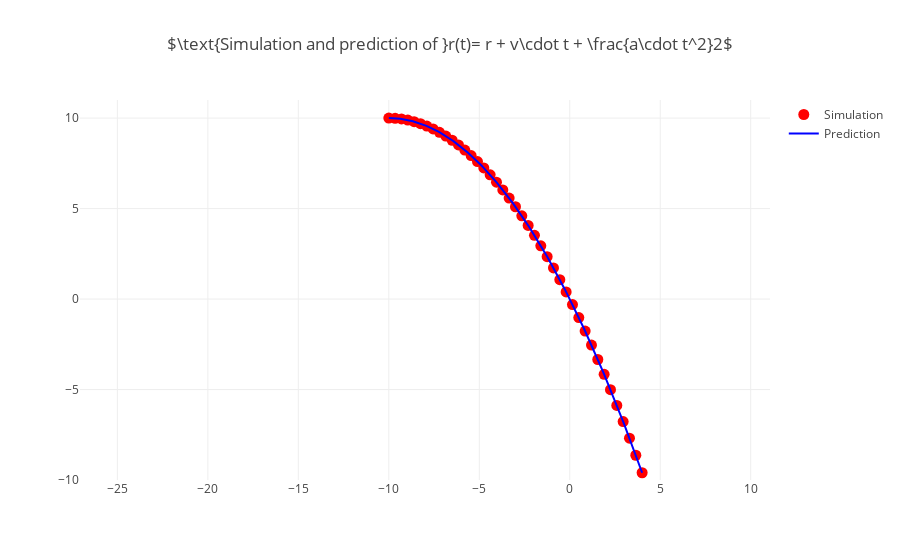
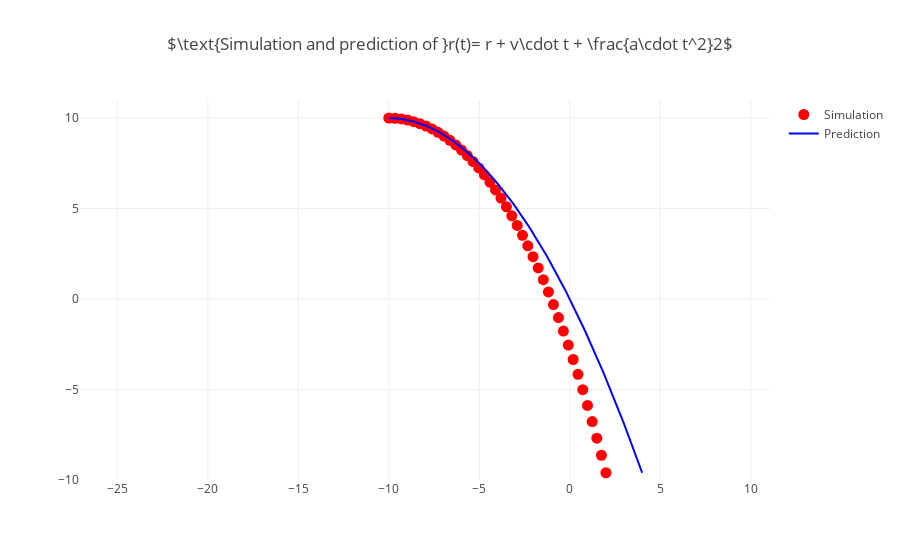

Notebook code cell kept with these figures, in order:
### Code cell
class TestMDDynamics(unittest.TestCase):
    def setUp(self):
        self.env = Environment(11, 11)
        self.r = np.array([-10, 10])
        self.v = np.array([7, 0])
        self.a = np.array([0, 0])
        self.atom = Atom(0.1, self.r, self.v, self.a)
        self.md = MolecularDynamics(env, mode='dynamics+wind+gravity', dt=0.05, mols=[self.atom])
        print(self.md.mode)
    
    def test_leapfrog_with_wind(self):
        # real
        self.r_coords = []
        for i in range(100):
            self.r_coords.append(self.md.mols[0].r)
            self.md.leapfrogs()
        # print(self.r_coords)
        
        r_coords_x = [r.x for r in self.r_coords]
        r_coords_y = [r.y for r in self.r_coords]
        
        trace0 = go.Scatter(
            x=r_coords_x,
            y=r_coords_y,
            mode='markers',
            marker={'color': 'red', 'size': 11},
            name='Simulation',
        )
        
        # prediction
        time = np.linspace(0, 2, 200)

        r_coords = [self.r + t * self.v + np.array([0,-9.8]) * t**2/2 for t in time]

        trace1 = go.Scatter(
            x=[r[0] for r in r_coords],
            y=[r[1] for r in r_coords], 
            marker={'color': 'blue'},
            name='Prediction',
        )
        
        data = [trace0, trace1]
        layout = {
            'xaxis': dict(range=[-11, -5], autorange=False, zeroline=False),
            'yaxis': dict(range=[-10, 11], autorange=False, zeroline=False, scaleanchor="x", scaleratio=1),
            'title': "$\\text{Simulation and prediction of }r(t)= r + v\cdot t + \\frac{a\cdot t^2}2$",
        }
        fig = {
            'data': data,
            'layout': layout,
        }
        
        iplot(fig, filename='falling')
        
        

unittest.main(argv=['first-arg-is-ignored'], exit=False); # don't forget to put it next time

### Figure 1 — Plotly figure (JSON) as saved in the notebook; plotly's stock layout.template omitted (floating-point values rounded to 4 significant figures; data arrays with more than 128 entries replaced by an {"elided": "..."} marker saying what was removed)
{"data": [{"marker": {"color": "red", "size": 11}, "mode": "markers", "name": "Simulation", "type": "scatter", "uid": "03bdc0fe-3b05-4021-abeb-7cc8457b7513", "x": [-10, -9.65, -9.3, -8.95, -8.6, -8.25, -7.9, -7.55, -7.2, -6.85, -6.5, -6.15, -5.8, -5.45, -5.1, -4.75, -4.4, -4.05, -3.7, -3.35, -3.0, -2.65, -2.3, -1.95, -1.6, -1.25, -0.9, -0.55, -0.2, 0.15, 0.5, 0.85, 1.2, 1.55, 1.9, 2.25, 2.6, 2.95, 3.3, 3.65, 4.0, 4.35, 4.7, 5.05, 5.4, 5.75, 6.1, 6.45, 6.8, 7.15, 7.5, 7.85, 8.2, 8.55, 8.9, 9.25, 9.6, 9.95, 10.3, 10.65, 11.0, 11.35, 11.7, 12.05, 12.4, 12.75, 13.1, 13.45, 13.8, 14.15, 14.5, 14.85, 15.2, 15.55, 15.9, 16.25, 16.6, 16.95, 17.3, 17.65, 18.0, 18.35, 18.7, 19.05, 19.4, 19.75, 20.1, 20.45, 20.8, 21.15, 21.5, 21.85, 22.2, 22.55, 22.9, 23.25, 23.6, 23.95, 24.3, 24.65], "y": [10, 9.988, 9.951, 9.89, 9.804, 9.694, 9.559, 9.4, 9.216, 9.008, 8.775, 8.518, 8.236, 7.93, 7.599, 7.244, 6.864, 6.46, 6.031, 5.578, 5.1, 4.598, 4.071, 3.52, 2.944, 2.344, 1.719, 1.07, 0.396, -0.3022, -1.025, -1.772, -2.544, -3.34, -4.161, -5.006, -5.876, -6.77, -7.689, -8.632, -9.6, -10.59, -11.61, -12.65, -13.72, -14.81, -15.92, -17.06, -18.22, -19.41, -20.62, -21.86, -23.12, -24.41, -25.72, -27.06, -28.42, -29.8, -31.21, -32.64, -34.1, -35.58, -37.09, -38.62, -40.18, -41.76, -43.36, -44.99, -46.64, -48.32, -50.03, -51.75, -53.5, -55.28, -57.08, -58.91, -60.76, -62.63, -64.53, -66.45, -68.4, -70.37, -72.37, -74.39, -76.44, -78.51, -80.6, -82.72, -84.86, -87.03, -89.22, -91.44, -93.68, -95.95, -98.24, -100.6, -102.9, -105.3, -107.6, -110.1]}, {"marker": {"color": "blue"}, "name": "Prediction", "type": "scatter", "uid": "19685740-085d-416d-9a7e-611b8d926cce", "x": {"elided": "200 float values"}, "y": {"elided": "200 float values"}}], "layout": {"title": {"text": "$\\text{Simulation and prediction of }r(t)= r + v\\cdot t + \\frac{a\\cdot t^2}2$"}, "xaxis": {"autorange": false, "range": [-11, -5], "zeroline": false}, "yaxis": {"autorange": false, "range": [-10, 11], "scaleanchor": "x", "scaleratio": 1, "zeroline": false}}}

### Figure 2 — Plotly figure (JSON) as saved in the notebook; plotly's stock layout.template omitted (floating-point values rounded to 4 significant figures; data arrays with more than 128 entries replaced by an {"elided": "..."} marker saying what was removed)
{"data": [{"marker": {"color": "red", "size": 11}, "mode": "markers", "name": "Simulation", "type": "scatter", "uid": "aacb5211-1da8-472e-aa5e-ecc1fffc9c2c", "x": [-10, -9.651, -9.305, -8.961, -8.62, -8.281, -7.945, -7.611, -7.28, -6.951, -6.625, -6.301, -5.98, -5.661, -5.345, -5.031, -4.72, -4.411, -4.105, -3.801, -3.5, -3.201, -2.905, -2.611, -2.32, -2.031, -1.745, -1.461, -1.18, -0.9013, -0.625, -0.3513, -0.08, 0.1887, 0.455, 0.7187, 0.98, 1.239, 1.495, 1.749, 2.0, 2.249, 2.495, 2.739, 2.98, 3.219, 3.455, 3.689, 3.92, 4.149, 4.375, 4.599, 4.82, 5.039, 5.255, 5.469, 5.68, 5.889, 6.095, 6.299, 6.5, 6.699, 6.895, 7.089, 7.28, 7.469, 7.655, 7.839, 8.02, 8.199, 8.375, 8.549, 8.72, 8.889, 9.055, 9.219, 9.38, 9.539, 9.695, 9.849, 10.0, 10.15, 10.29, 10.44, 10.58, 10.72, 10.85, 10.99, 11.12, 11.25, 11.37, 11.5, 11.62, 11.74, 11.85, 11.97, 12.08, 12.19, 12.29, 12.4], "y": [10, 9.988, 9.951, 9.89, 9.804, 9.694, 9.559, 9.4, 9.216, 9.008, 8.775, 8.518, 8.236, 7.93, 7.599, 7.244, 6.864, 6.46, 6.031, 5.578, 5.1, 4.598, 4.071, 3.52, 2.944, 2.344, 1.719, 1.07, 0.396, -0.3022, -1.025, -1.772, -2.544, -3.34, -4.161, -5.006, -5.876, -6.77, -7.689, -8.632, -9.6, -10.59, -11.61, -12.65, -13.72, -14.81, -15.92, -17.06, -18.22, -19.41, -20.62, -21.86, -23.12, -24.41, -25.72, -27.06, -28.42, -29.8, -31.21, -32.64, -34.1, -35.58, -37.09, -38.62, -40.18, -41.76, -43.36, -44.99, -46.64, -48.32, -50.03, -51.75, -53.5, -55.28, -57.08, -58.91, -60.76, -62.63, -64.53, -66.45, -68.4, -70.37, -72.37, -74.39, -76.44, -78.51, -80.6, -82.72, -84.86, -87.03, -89.22, -91.44, -93.68, -95.95, -98.24, -100.6, -102.9, -105.3, -107.6, -110.1]}, {"marker": {"color": "blue"}, "name": "Prediction", "type": "scatter", "uid": "0d3a014b-47b2-40a8-85df-1f6e05f16d88", "x": {"elided": "200 float values"}, "y": {"elided": "200 float values"}}], "layout": {"title": {"text": "$\\text{Simulation and prediction of }r(t)= r + v\\cdot t + \\frac{a\\cdot t^2}2$"}, "xaxis": {"autorange": false, "range": [-11, -5], "zeroline": false}, "yaxis": {"autorange": false, "range": [-10, 11], "scaleanchor": "x", "scaleratio": 1, "zeroline": false}}}
